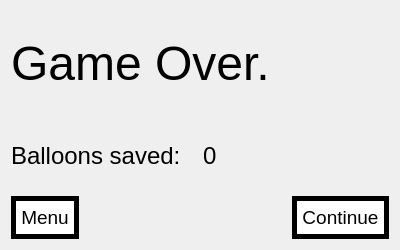
<?xml version="1.0" encoding="UTF-8"?>
<ui version="4.0">
 <class>GameFinish</class>
 <widget class="QDialog" name="GameFinish">
  <property name="geometry">
   <rect>
    <x>0</x>
    <y>0</y>
    <width>400</width>
    <height>250</height>
   </rect>
  </property>
  <property name="windowTitle">
   <string>Dialog</string>
  </property>
  <layout class="QGridLayout" name="gridLayout" rowstretch="3,2,1">
   <item row="0" column="0">
    <widget class="QLabel" name="outcome">
     <property name="styleSheet">
      <string notr="true">QLabel {
	font: 36pt;
	qproperty-alignment: 'AlignCenter';
	color: #000000;
}</string>
     </property>
     <property name="text">
      <string>Game Over.</string>
     </property>
    </widget>
   </item>
   <item row="1" column="0">
    <layout class="QHBoxLayout" name="layoutScore">
     <item>
      <widget class="QLabel" name="labelScore">
       <property name="styleSheet">
        <string notr="true">QLabel {
	font: 18pt;
	qproperty-alignment: 'AlignCenter';
	color: #000000;
}</string>
       </property>
       <property name="text">
        <string>Balloons saved:</string>
       </property>
      </widget>
     </item>
     <item>
      <widget class="QLabel" name="score">
       <property name="styleSheet">
        <string notr="true">QLabel {
	font: 18pt;
	qproperty-alignment: 'AlignCenter';
	color: #000000;
}</string>
       </property>
       <property name="text">
        <string>0</string>
       </property>
      </widget>
     </item>
    </layout>
   </item>
   <item row="2" column="0">
    <layout class="QHBoxLayout" name="horizontalLayout">
     <item>
      <widget class="QPushButton" name="btnMenu">
       <property name="styleSheet">
        <string notr="true">QPushButton {
	border: 5px solid #000000;
	padding: 5px;
	font-size: 14pt;
	color: #000000;
	background-color: #ffffff;
}</string>
       </property>
       <property name="text">
        <string>Menu</string>
       </property>
      </widget>
     </item>
     <item>
      <spacer name="hspacer1">
       <property name="orientation">
        <enum>Qt::Horizontal</enum>
       </property>
       <property name="sizeHint" stdset="0">
        <size>
         <width>40</width>
         <height>20</height>
        </size>
       </property>
      </spacer>
     </item>
     <item>
      <widget class="QPushButton" name="btnContinue">
       <property name="styleSheet">
        <string notr="true">QPushButton {
	border: 5px solid #000000;
	padding: 5px;
	font-size: 14pt;
	color: #000000;
	background-color: #ffffff;
}</string>
       </property>
       <property name="text">
        <string>Continue</string>
       </property>
      </widget>
     </item>
    </layout>
   </item>
  </layout>
 </widget>
 <resources/>
 <connections/>
</ui>
